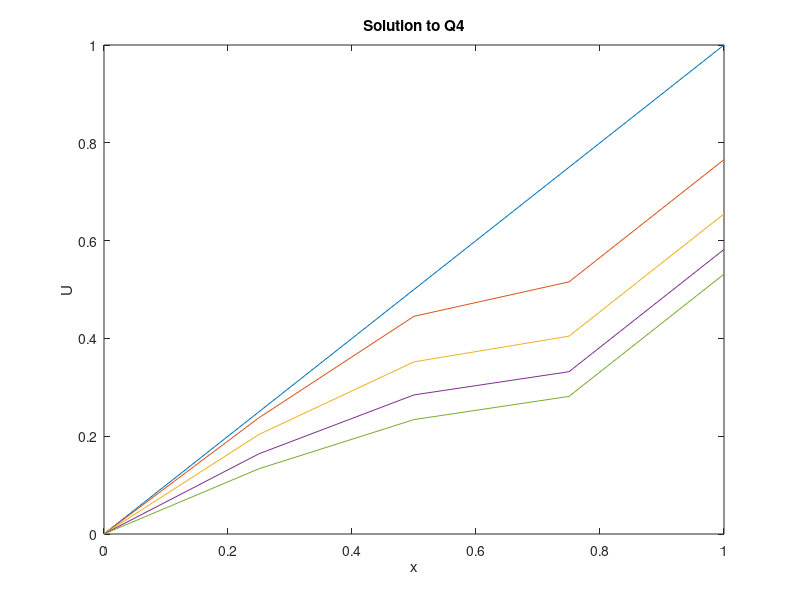

Recreate this plot in MATLAB.
%solution to q4 using FTCS
%defining parameters
c=1;
h=1/4;
r=0.4;
k=r*(h^2)/c;
Nx=1/h;
Nt=4;
x=0:h:1;
t=0:k:0.1;
U=zeros(Nx+1,Nt+1);
A=[1+2*r, -r,0; -r, 1+2*r, -r; 0, -r,1+2*r];
B=[1-2*r, r,0; r, 1-2*r, r; 0, r,1-2*r];
%initial conditions
for i=1:Nx+1
    U(i,1)=x(i);
end
for j=1:Nt+1
    U(1,j)=0;
end
for j=2:Nt+1
    Un=[U(2,j-1); U(3,j-1); U(4,j-1)];
    F=[r*U(1,j-1)+r*U(1,j);0;r*U(5,j-1)+r*U(5,j)];
    answer=A\(B*Un+F);
    U(2,j)=answer(1);
    U(3,j)=answer(2);
    U(4,j)=answer(3);
    U(5,j)=U(4,j)+h;
end
plot(x,U); 
xlabel('x');
ylabel('U');
title('Solution to Q4');


